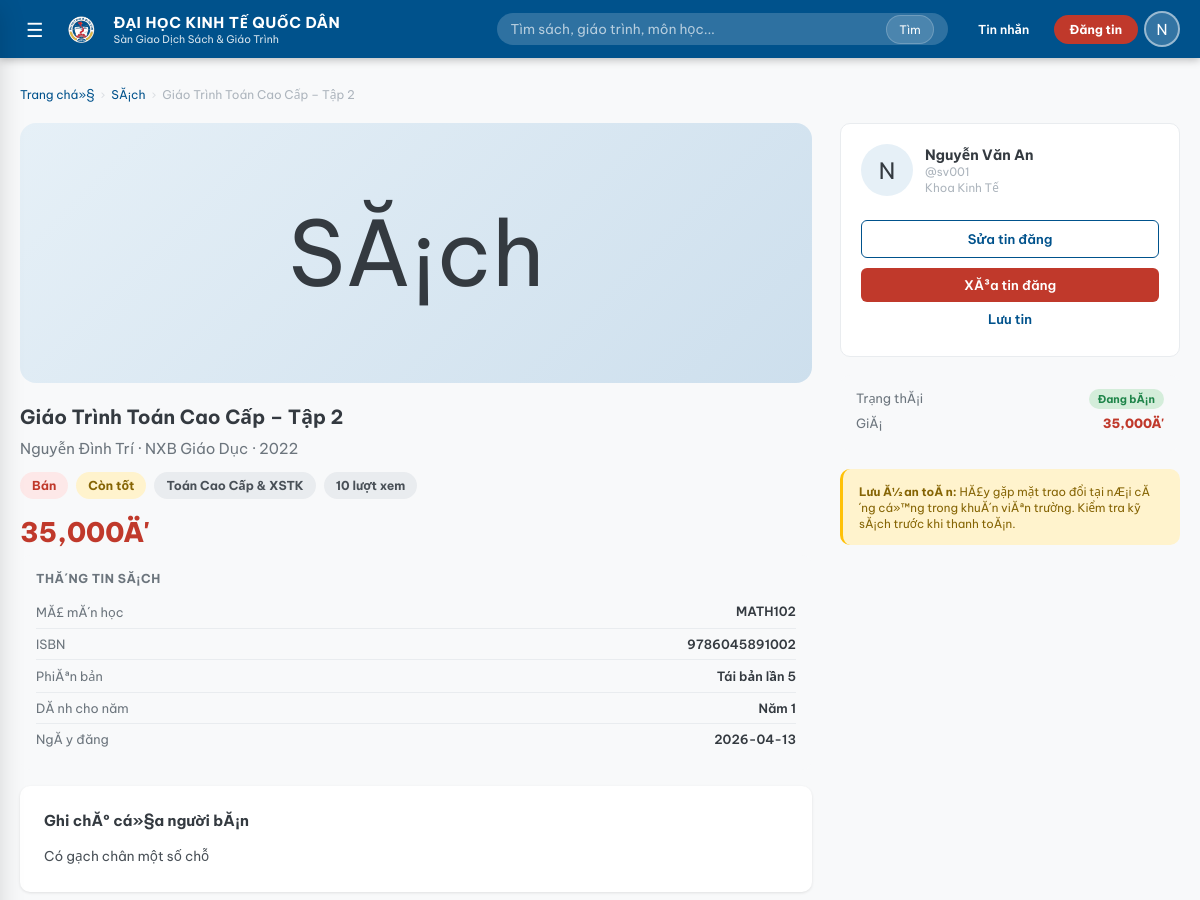
Before: /listing/2 (signed in, upper part) with the older database file.
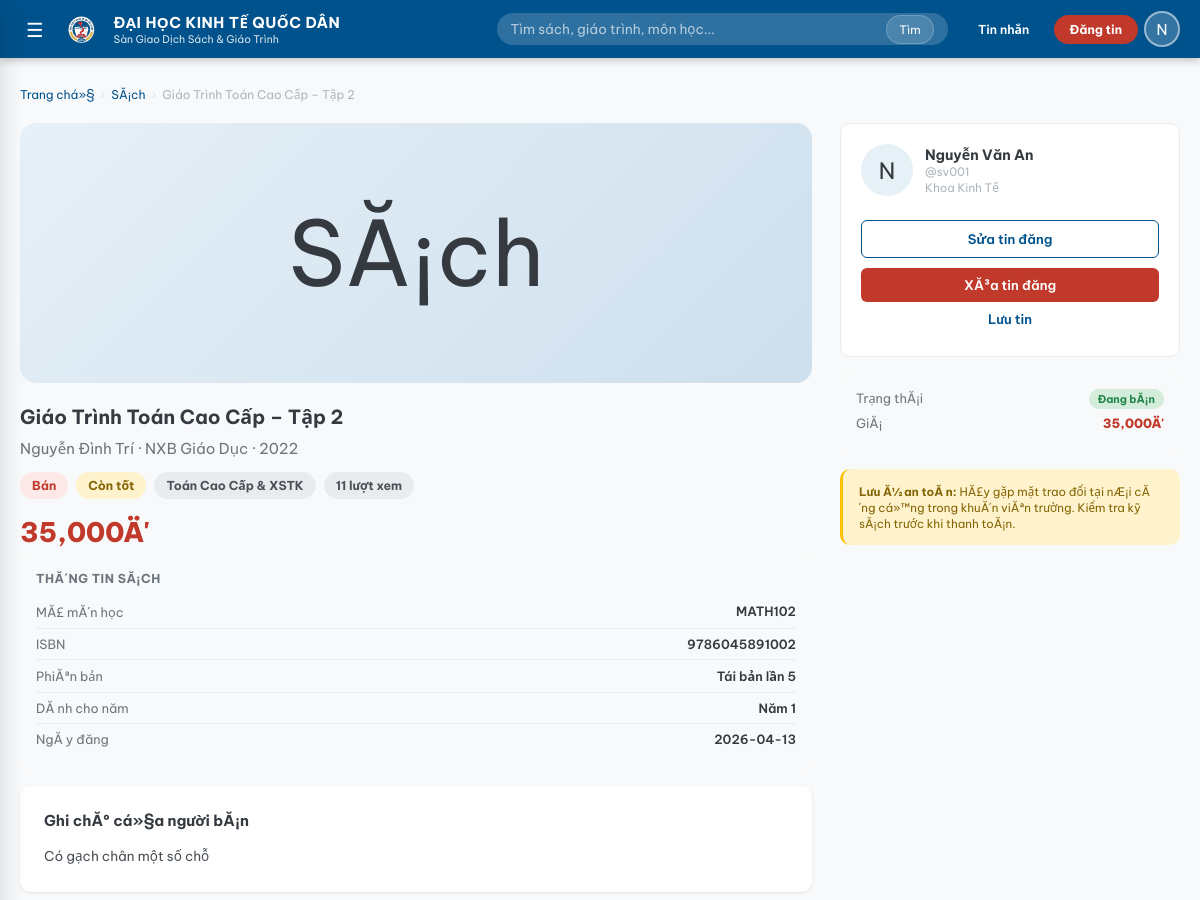
After: the same page with the newer database file.
### tables this page shows
CREATE TABLE "listings" (
            id              INTEGER PRIMARY KEY AUTOINCREMENT,
            book_id         INTEGER REFERENCES books(id) ON DELETE CASCADE,
            seller_id       INTEGER REFERENCES users(id) ON DELETE CASCADE,
            listing_type    TEXT NOT NULL CHECK(listing_type IN ('sell','exchange','free')),
            price           REAL DEFAULT 0,
            condition       TEXT NOT NULL
                            CHECK(condition IN ('new','like_new','good','fair','poor')),
            notes           TEXT,
            status          TEXT DEFAULT 'active'
                            CHECK(status IN ('pending','active','rejected','sold','reserved','closed')),
            exchange_for    TEXT,
            moderated_by    INTEGER REFERENCES users(id) ON DELETE SET NULL,
            moderated_at    TIMESTAMP,
            moderation_note TEXT,
            views           INTEGER DEFAULT 0,
            created_at      TIMESTAMP DEFAULT CURRENT_TIMESTAMP,
            updated_at      TIMESTAMP DEFAULT CURRENT_TIMESTAMP
        );

### app.py (the view)
@app.route("/listing/<int:lid>")
@login_required
def listing_detail(lid):
    conn = get_db_connection()
    listing = conn.execute("""
        SELECT l.*, b.title, b.author, b.isbn, b.publisher, b.publish_year,
               b.edition, b.description book_desc, b.cover_emoji, b.cover_image,
               b.subject_code, b.faculty book_faculty, b.course_year book_year,
               u.full_name seller_name, u.username seller_username,
               u.phone seller_phone, u.email seller_email,
               u.faculty seller_faculty, u.rating_avg, u.rating_count,
               c.name cat_name, c.icon cat_icon
        FROM listings l
        JOIN books    b ON b.id = l.book_id
        JOIN users    u ON u.id = l.seller_id
        LEFT JOIN categories c ON c.id = b.category_id
        WHERE l.id=?
    """, (lid,)).fetchone()
    if not listing:
        conn.close()
        flash("Tin đăng không tồn tại.", "danger")
        return redirect(url_for("listings"))
    if not can_view_listing(listing, session["user_id"], session.get("role")):
        conn.close()
        flash("Tin đăng này đang chờ duyệt hoặc không còn hiển thị công khai.", "warning")
        return redirect(url_for("profile"))
    if listing["status"] == "active":
        conn.execute("UPDATE listings SET views=views+1 WHERE id=?", (lid,))
        conn.commit()
    related = conn.execute("""
        SELECT l.*, b.title, b.cover_emoji, b.cover_image, u.full_name seller_name
        FROM listings l
        JOIN books b ON b.id = l.book_id
        JOIN users u ON u.id = l.seller_id
        WHERE l.status='active' AND l.id!=?
          AND b.category_id=(SELECT category_id FROM books WHERE id=?)
        LIMIT 4
    """, (lid, listing["book_id"])).fetchall()
    wl = conn.execute(
        "SELECT id FROM wishlist WHERE user_id=? AND listing_id=?",
        (session["user_id"], lid),
    ).fetchone()
    conn.close()
    return render_template(
        "listing_detail.html",
        listing=listing,
        related=related,
        in_wishlist=bool(wl),
    )

### app.py (called while the page is built)
def can_view_listing(listing, user_id, role):
    if not listing:
        return False
    return listing["status"] == "active" or listing["seller_id"] == user_id or role == "admin"

def normalize_book_years(values):
    normalized = []
    seen = set()
    for value in values or []:
        year = str(value).strip()
        if year in VALID_BOOK_YEARS and year not in seen:
            normalized.append(year)
            seen.add(year)
    return normalized

def parse_book_years(value):
    if value is None:
        return []
    if isinstance(value, int):
        return normalize_book_years([value])
    return normalize_book_years(str(value).replace(";", ",").split(","))

def format_book_years(value):
    years = parse_book_years(value)
    if not years:
        return ""
    return ", ".join(f"Năm {year}" for year in years)

def login_required(f):
    @wraps(f)
    def decorated(*args, **kwargs):
        if "user_id" not in session:
            flash("Vui lòng đăng nhập để tiếp tục.", "warning")
            return redirect(url_for("login"))
        return f(*args, **kwargs)
    return decorated

### templates/listing_detail.html (shortened to what the changed rows need)
{% extends "base.html" %}
{% block content %}
<div class="container">
  <div class="detail-layout">
    <div>
      <div class="detail-cover">
        {% if listing.cover_image %}
          <img src="{{ listing.cover_image }}" alt="{{ listing.title }}" class="detail-cover-image">
        {% else %}
          SĂ¡ch
        {% endif %}
      </div>
      <h1 class="detail-title">{{ listing.title }}</h1>
      <div class="detail-author">
        {% if listing.author %}{{ listing.author }}{% endif %}
        {% if listing.publisher %} · {{ listing.publisher }}{% endif %}
        {% if listing.publish_year %} · {{ listing.publish_year }}{% endif %}
      </div>
      <div class="detail-meta">
        {% set type_info = TYPE_LABELS.get(listing.listing_type, ('','')) %}
        <span class="badge {{ 'badge-red' if listing.listing_type=='sell' else ('badge-blue' if listing.listing_type=='exchange' else 'badge-green') }}"
              style="font-size:.82rem;padding:5px 12px">
          {{ type_info[1] }} {{ type_info[0] }}
        </span>
        {% set cond_info = CONDITION_LABELS.get(listing.condition, ('','badge-gray')) %}
        <span class="badge {{ cond_info[1] }}" style="font-size:.82rem;padding:5px 12px">
          {{ cond_info[0] }}
        </span>
        {% if listing.cat_name %}
          <span class="badge badge-gray" style="font-size:.82rem;padding:5px 12px">
            {{ listing.cat_name }}
          </span>
        {% endif %}
        <span class="badge badge-gray" style="font-size:.82rem;padding:5px 12px">
          {{ listing.views }} lượt xem
        </span>
      </div>
      {% if listing.listing_type == 'sell' %}
        <div class="detail-price">{{ '{:,.0f}'.format(listing.price) }}Ä'</div>
      {% elif listing.listing_type == 'free' %}
        <div class="detail-price-free">Miá»…n phĂ­</div>
      {% else %}
        <div class="detail-price book-card-exchange">Trao đổi</div>
        {% if listing.exchange_for %}
          <div class="detail-note">Đổi lấy: <strong>{{ listing.exchange_for }}</strong></div>
        {% endif %}
      {% endif %}
      <div class="detail-info">
        <div class="detail-section-label">ThĂ´ng tin sĂ¡ch</div>
        {% if listing.subject_code %}
          <div class="detail-info-row">
          </div>
        {% endif %}
        {% if listing.isbn %}
          <div class="detail-info-row">
          </div>
        {% endif %}
        {% if listing.edition %}
          <div class="detail-info-row">
          </div>
        {% endif %}
        {% if listing.book_year %}
          <div class="detail-info-row">
          </div>
        {% endif %}
        <div class="detail-info-row">
          <span class="detail-info-label">NgĂ y đăng</span>
          <span class="detail-info-value">{{ listing.created_at[:10] }}</span>
        </div>
      </div>
      {% if listing.notes %}
        <div class="panel">
          <div class="panel-title">Ghi chĂº cá»§a người bĂ¡n</div>
          <p class="detail-paragraph">{{ listing.notes }}</p>
        </div>
      {% endif %}
    </div>
    <div>
      <div class="detail-status-box">
        <div class="detail-status-row">
          <span class="detail-status-label">Trạng thĂ¡i</span>
          <span class="badge {{ 'badge-green' if listing.status=='active' else 'badge-gray' }}">
            {{ 'Đang bĂ¡n' if listing.status=='active' else listing.status }}
          </span>
        </div>
        {% if listing.listing_type == 'sell' %}
          <div class="detail-status-row">
            <span class="detail-status-label">GiĂ¡</span>
            <span class="detail-status-price">
              {{ '{:,.0f}'.format(listing.price) }}Ä'
            </span>
          </div>
        {% endif %}
      </div>
    </div>
  </div>
</div>
{% endblock %}

Changed rows visible on the page:
changed listings "Có gạch chân một số chỗ": views "10" → "11"
